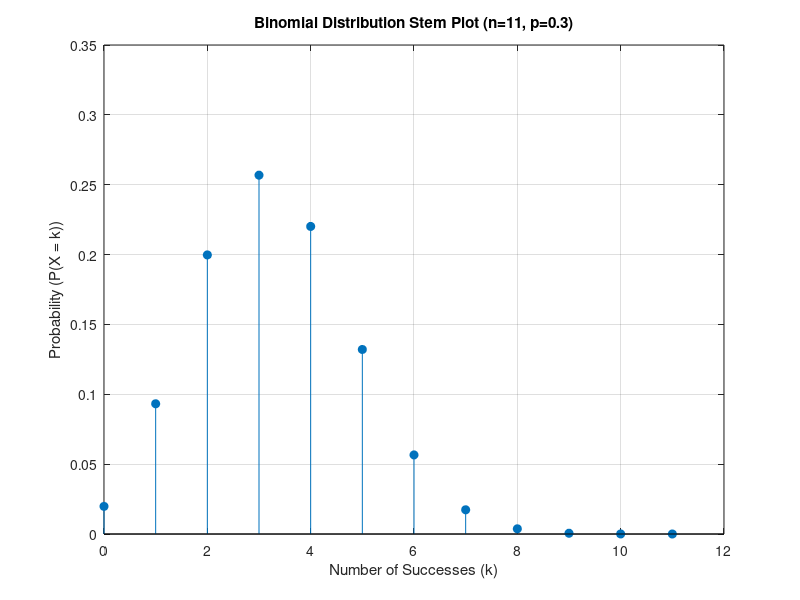

Source code (MATLAB):
% Parameters
n = 11; % Number of trials
p = 0.3; % Probability of success

% Possible outcomes (0 through n)
k = 0:n;

% Binomial PMF
pmf = binopdf(k, n, p);

% Create a stem plot
figure;
stem(k, pmf, 'filled');
grid on;

title('Binomial Distribution Stem Plot (n=11, p=0.3)');
xlabel('Number of Successes (k)');
ylabel('Probability (P(X = k))');
